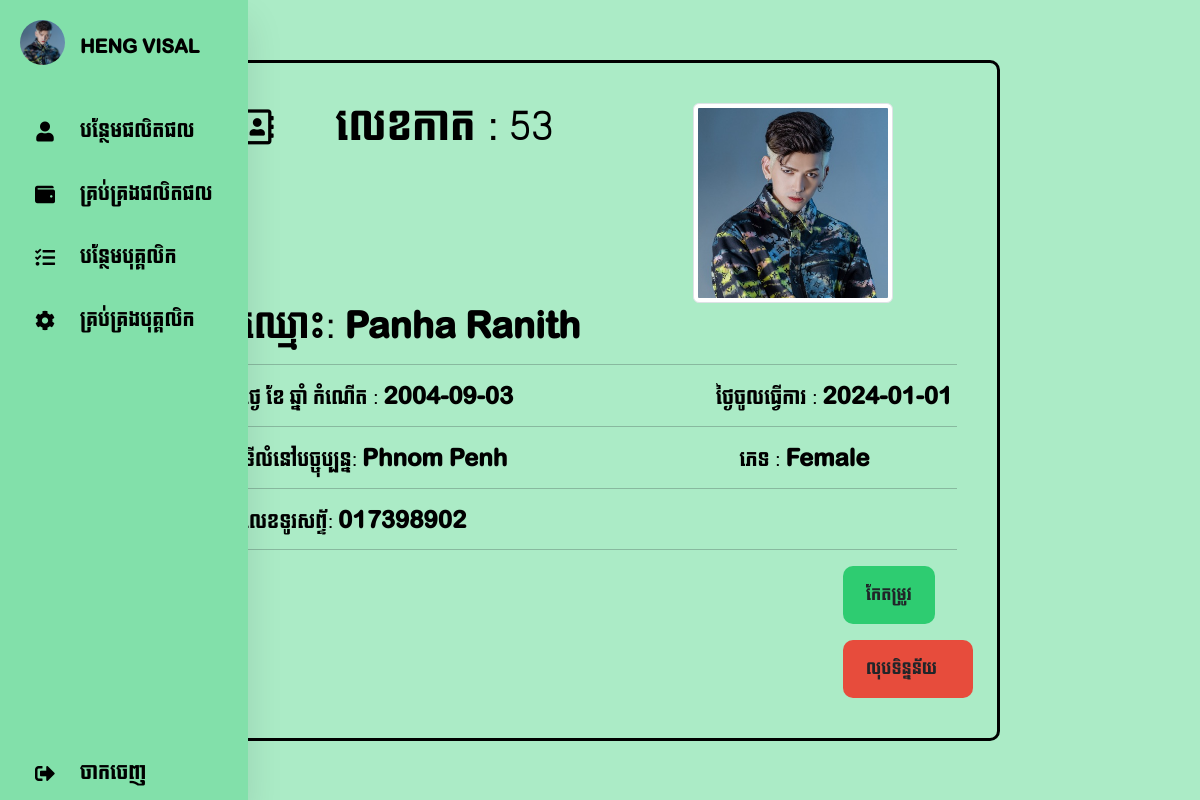
The app's page /Admin/staffdetail.php?show&id=53 (signed in) with its own data.
### tables this page shows
CREATE TABLE IF NOT EXISTS `staff` (
  `staff_id` int NOT NULL AUTO_INCREMENT,
  `firstname` varchar(100) DEFAULT NULL,
  `lastname` varchar(100) DEFAULT NULL,
  `phone_number` varchar(20) DEFAULT NULL,
  `gender` varchar(255) NOT NULL,
  `hire_date` date DEFAULT NULL,
  `date_of_birth` date NOT NULL,
  `city` varchar(255) DEFAULT NULL,
  `username` varchar(255) NOT NULL,
  `password` varchar(255) NOT NULL,
  `staff_image` varchar(255) NOT NULL,
  PRIMARY KEY (`staff_id`)
);

### Admin/staffdetail.php (the view, shortened to what this page needs)
<?php
include 'dashboardII.php';
?>
<!DOCTYPE html>
<html lang="en">
<head>
    <link href="https://cdn.jsdelivr.net/npm/bootstrap@5.3.3/dist/css/bootstrap.min.css" rel="stylesheet">
    <link rel="stylesheet" href="./Style/font.css">
</head>
<body>
    <div class="form-body">
        <div class="row">
            <div class="form-holder">
                <div class="form-content">
                    <div class="form-items">
                        <div class="col-md-12">
                            <?php
                            $id = $_GET["id"];
                            $sql = "SELECT staff_id, firstname,lastname,staff_image,phone_number,gender,hire_date,date_of_birth,city from staff where staff_id = $id";
                            $data = $con->query($sql);
                            if ($data->num_rows > 0) {
                                while ($row = $data->fetch_assoc()) {
                                    $staffID = $row['staff_id'];
                                    $fname = $row['firstname'];
                                    $lname = $row['lastname'];
                                    $gender = $row['gender'];
                                    $phone = $row['phone_number'];
                                    $dob = $row['date_of_birth'];
                                    $hire_date = $row['hire_date'];
                                    $city = $row['city'];
                                    $image = $row['staff_image'];
                                    echo "<img src='imageUploads/$image' class='img-thumbnail' style='margin-left:450px;width:200px;height:200px;'>";
                                    ?>
                                    <h3 id="khmer" style="position:absolute;margin-top:-200px;font-weight:500;font-size:40px;color:black"><i style='font-size:35px;color:black' class='far'>&#xf2b9;</i> &emsp; លេខកាត : <?php echo "$staffID"; ?></h3>
                                    <h1 id="khmer" style="font-size: 35px;"><?php echo "ឈ្មោះ: <span id='english' style='font-size:2.3rem'>$fname $lname</span>" ?> </h1>
                                </div>
                                <div class="col-md-12">
                                    <hr>
                                    <h1 id="khmer" style="font-size: 19px;">ថ្ងៃ ខែ ឆ្នាំ កំណើត : <?php echo "<span id='english' style='font-size:1.5rem'>$dob</span>" ?> &emsp; &emsp; &emsp; &emsp; &emsp; &emsp;&emsp;&emsp;&emsp;ថ្ងៃចូលធ្វើការ : <?php echo "<span id='english' style='font-size:1.5rem'>$hire_date</span>"; ?></h1>
                                </div>
                                <div class="col-md-12">
                                    <hr>
                                    <h1>
                                        <h1 id="khmer" style="font-size: 19px;">ទីលំនៅបច្ចុប្បន្ន: <?php echo "<span id='english' style='font-size:1.5rem'>$city</span>" ?> &emsp; &emsp; &emsp; &emsp; &emsp; &emsp; &emsp; &emsp;&emsp;&emsp;ភេទ : <?php echo "<span id='english' style='font-size:1.5rem'>$gender</span>"; ?></h1>
                                    </h1>
                                </div>
                                <div class="col-md-12">
                                    <hr>
                                    <h1>
                                        <h1 id="khmer" style="font-size: 19px;">លេខទូរសព្ទ័: <?php echo "<span id='english' style='font-size:1.5rem'>$phone</span>" ?></h1>
                                </div>
                    <?php
                                }
                            }
                    ?>
                            <hr>
                            <div class="col-md-12" style="margin-left:600px;">
                                <div class="form-button mt-3">
                                    <a href="updatestaff.php?show&id=<?php echo $staffID ?>" style="border-radius: 10px;width:50px;height:10px;background-color:#2ECC71;color:white">
                                        <button id="submit" type="submit" style="font-family:kh-koulen" class="btn">កែតម្រូវ</button>
                                    </a>
                                </div>
                                <div class="form-button mt-3">
                                    <a href="deletestaff.php?show&id=<?php echo $staffID ?>" style="border-radius: 10px;width:130px;height:40px;background-color:#E74C3C;">
                                        <button id="submit" type="button" class="btn" style="font-family:kh-koulen">លុបទិន្នន័យ</button>
                                    </a>
                                </div>
                            </div>
                    </div>
                </div>
            </div>
        </div>
    </div>
</body>
</html>

### Admin/dashboardII.php (shortened to what this page needs)
<span style="font-family: verdana, geneva, sans-serif;">
  <!DOCTYPE html>
  <html lang="en">
  <head>
    <link rel="stylesheet" href="style.css" />
    <link href="https://cdn.jsdelivr.net/npm/bootstrap@5.3.2/dist/css/bootstrap.min.css" rel="stylesheet">
    <link rel="stylesheet" href="https://cdnjs.cloudflare.com/ajax/libs/font-awesome/5.15.4/css/all.min.css" />
    <link rel="stylesheet" href="./Style/font.css">
    <link rel="stylesheet" href="./Style/style.css">
  </head>
  <body>
    <div class="container">
      <nav>
        <ul>
          <li><a href="#" class="logo">
              <?php
              if (isset($_SESSION['name'])) {
                echo "<img src='imageUploads/" . $_SESSION['image'] . "' alt='user'>";
                echo "<span id='english' style='font-size:1.2rem' class='nav-item'>" . $_SESSION['name'] . "</span>";
              }
              ?>
            </a></li>
          <li><a href="admin.php" id="a1">
              <iP
          <li><a href="addproduct.php" id="a2">
              <i class="fas fa-user"></i>
              <span id="khmer" class="nav-item">បន្ថែមផលិតផល</span>
            </a></li>
          <li><a href="editproduct.php" id="a3">
              <i class="fas fa-wallet"></i>
              <span id="khmer" class="nav-item">គ្រប់គ្រងផលិតផល</span>
            </a></li>
          <li><a href="addstaff.php" id="a4">
              <i class="fas fa-tasks"></i>
              <span id="khmer" class="nav-item">បន្ថែមបុគ្គលិក</span>
            </a></li>
          <li><a href="editstaff.php" id="a5">
              <i class="fas fa-cog"></i>
              <span id="khmer" class="nav-item">គ្រប់គ្រងបុគ្គលិក</span>
            </a></li>
          <li><a href="./logout.php" class="logout">
              <i class="fas fa-sign-out-alt"></i>
              <span id="khmer" class="nav-item">ចាកចេញ</span>
            </a></li>
        </ul>
      </nav>
    </div>
  </body>
  </html>
</span>

### Admin/Style/style.css (style rules this page uses)
* { margin: 0; padding: 0; outline: none; border: none; text-decoration: none; box-sizing: border-box; }
body { background: #dfe9f5; }
.container { display: flex; }
nav { margin-left: -2rem; position: fixed; float: left; top: 0; bottom: 0; height: 100%; left: 0; background: #82E0AA; width: 280px; overflow: hidden; box-shadow: 0 20px 35px rgba(0, 0, 0, 0.1); z-index: 100; }
.logo { text-align: center; display: flex; margin: 10px 0 0 10px; }
.logo img { width: 45px; height: 45px; border-radius: 50%; }
.logo span { font-weight: bold; padding-left: 15px; font-size: 18px; text-transform: uppercase; }
a { position: relative; color: rgb(85, 83, 83); font-size: 14px; display: table; width: 280px; padding: 10px; text-decoration: none; }
nav ul li a { text-decoration: none; color: black; }
nav .fas { color: black; position: relative; width: 70px; height: 40px; top: 14px; font-size: 20px; text-align: center; }
.nav-item { position: relative; top: 12px; }
.logout { position: absolute; bottom: 0; }
nav ul li { display: block; }

### Admin/staffdetail.php (style rules this page uses)
*, body { font-family: 'Poppins', sans-serif; font-weight: 400; -webkit-font-smoothing: antialiased; text-rendering: optimizeLegibility; -moz-osx-font-smoothing: grayscale; }
html, body { height: 100%; background-color: #152733; overflow: hidden; }
.form-holder { display: flex; flex-direction: column; justify-content: center; align-items: center; text-align: center; min-height: 100vh; }
.row { background-color: #ABEBC6; }
.form-holder .form-content { margin-left: 0px; ; position: relative; text-align: center; display: -webkit-box; display: -moz-box; display: -ms-flexbox; display: -webkit-flex; display: flex; -webkit-justify-content: center; justify-content: center; -webkit-align-items: center; align-items: center; padding: 60px; }
.form-content .form-items { border: 3px solid black; padding: 40px; display: inline-block; width: 800px; min-width: 540px; -webkit-border-radius: 10px; -moz-border-radius: 10px; border-radius: 10px; text-align: left; -webkit-transition: all 0.4s ease; transition: all 0.4s ease; }
.form-content h3 { color: #fff; text-align: left; font-size: 28px; font-weight: 600; margin-bottom: 5px; }

### records on screen
staff: staff_image (picture), staff_id "53", firstname "Panha", lastname "Ranith", date_of_birth "2004-09-03", hire_date "2024-01-01", city "Phnom Penh", gender "Female", phone_number "017398902"

### other values on screen
$_SESSION['name'] "HENG VISAL"
